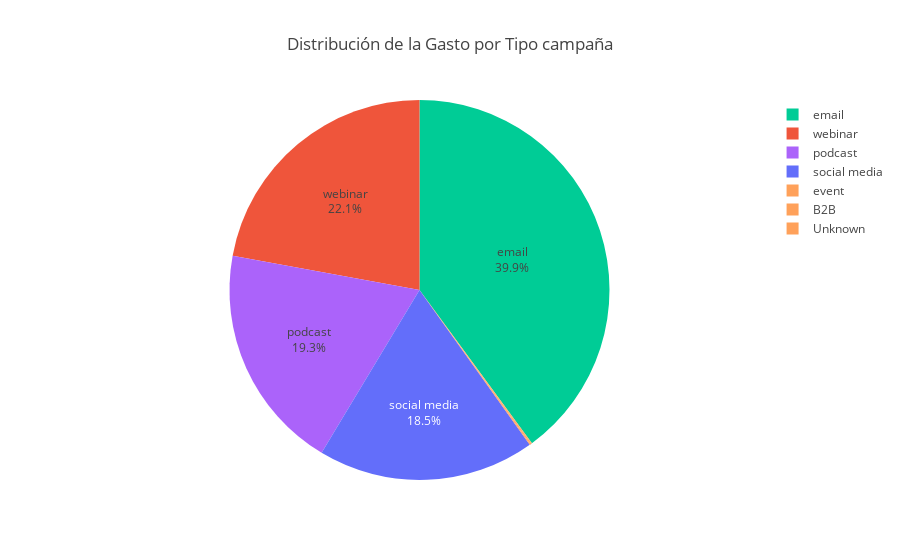

Write notebook code for a chart like this one.
### Code cell
# Calcular porcentaje de gasto por tipo de campaña
porcentaje_gasto_campañas = (
    df.groupby('type')['budget'].sum().reset_index(name='Gasto')
)
porcentaje_gasto_campañas['Porcentaje de Gasto'] = 100 * porcentaje_gasto_campañas['Gasto'] / porcentaje_gasto_campañas['Gasto'].sum()
porcentaje_gasto_campañas = porcentaje_gasto_campañas.rename(columns={'type': 'Tipo de Campaña'})

colores_campañas = {
    'social media': '#636EFA',
    'webinar': '#EF553B',
    'email': '#00CC96',
    'podcast': '#AB63FA',
    'Unknown': '#FFA15A',
    'B2B': '#FFA15A',
    'event': '#FFA15A'
}

fig = px.pie(
    porcentaje_gasto_type,
    values='Porcentaje de Gasto',
    names='Tipo de Campaña',
    title='Distribución de la Gasto por Tipo de campaña',
    color='Tipo de Campaña',
    color_discrete_map=colores_campañas
)
fig.update_traces(textposition='inside', textinfo='percent+label')
fig.update_layout(title_text='Distribución de la Gasto por Tipo campaña', title_x=0.5)
fig.show()

### Figure 1 — Plotly figure (JSON) as saved in the notebook; plotly's stock layout.template omitted (floating-point values rounded to 4 significant figures)
{"data": [{"customdata": [["B2B"], ["Unknown"], ["email"], ["event"], ["podcast"], ["social media"], ["webinar"]], "domain": {"x": [0, 1], "y": [0, 1]}, "hovertemplate": "Tipo de Campaña=%{customdata[0]}<br>Porcentaje de Gasto=%{value}<extra></extra>", "labels": ["B2B", "Unknown", "email", "event", "podcast", "social media", "webinar"], "legendgroup": "", "marker": {"colors": ["#FFA15A", "#FFA15A", "#00CC96", "#FFA15A", "#AB63FA", "#636EFA", "#EF553B"]}, "name": "", "showlegend": true, "textinfo": "percent+label", "textposition": "inside", "type": "pie", "values": [0.07836, 0.0611, 39.92, 0.08301, 19.28, 18.47, 22.1]}], "layout": {"legend": {"tracegroupgap": 0}, "title": {"text": "Distribución de la Gasto por Tipo campaña", "x": 0.5}}}
